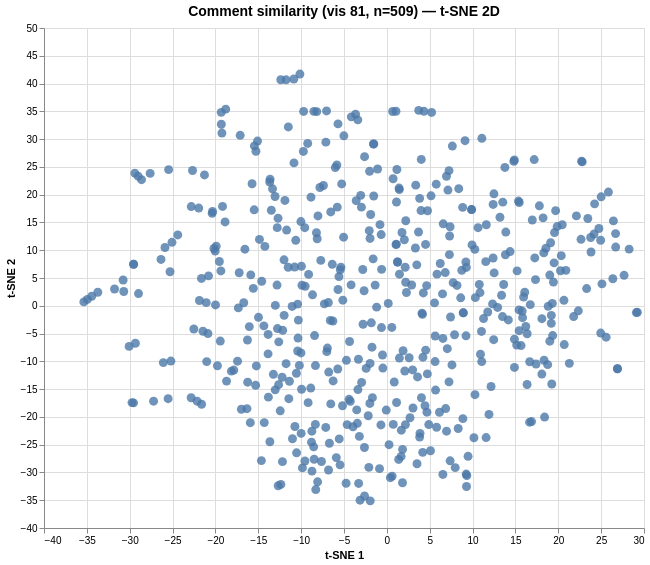

Write the Vega-Lite specification saved for this chart.
### Vega specification from a JSON file in a GitHub repository (floating-point values rounded to 4 significant figures; data arrays with more than 128 entries replaced by an {"elided": "..."} marker saying what was removed)
{"$schema": "https://vega.github.io/schema/vega/v6.json", "data": [{"name": "param_1e9efca18e7a2868_store"}, {"name": "source_0", "values": {"elided": "509 records"}}, {"name": "source_0_x_domain_dim_1", "values": [{"min": -35.35, "max": 29.23}]}, {"name": "source_0_y_domain_dim_2", "values": [{"min": -35.12, "max": 41.71}]}], "signals": [{"name": "unit", "value": {}, "on": [{"events": "pointermove", "update": "isTuple(group()) ? group() : unit"}]}, {"name": "param_1e9efca18e7a2868", "update": "vlSelectionResolve(\"param_1e9efca18e7a2868_store\", \"union\")"}, {"name": "param_1e9efca18e7a2868_dim_1", "on": [{"events": [{"source": "view", "type": "dblclick"}], "update": "null"}, {"events": {"signal": "param_1e9efca18e7a2868_translate_delta"}, "update": "panLinear(param_1e9efca18e7a2868_translate_anchor.extent_x, -param_1e9efca18e7a2868_translate_delta.x / width)"}, {"events": {"signal": "param_1e9efca18e7a2868_zoom_delta"}, "update": "zoomLinear(domain(\"x\"), param_1e9efca18e7a2868_zoom_anchor.x, param_1e9efca18e7a2868_zoom_delta)"}]}, {"name": "param_1e9efca18e7a2868_dim_2", "on": [{"events": [{"source": "view", "type": "dblclick"}], "update": "null"}, {"events": {"signal": "param_1e9efca18e7a2868_translate_delta"}, "update": "panLinear(param_1e9efca18e7a2868_translate_anchor.extent_y, param_1e9efca18e7a2868_translate_delta.y / height)"}, {"events": {"signal": "param_1e9efca18e7a2868_zoom_delta"}, "update": "zoomLinear(domain(\"y\"), param_1e9efca18e7a2868_zoom_anchor.y, param_1e9efca18e7a2868_zoom_delta)"}]}, {"name": "param_1e9efca18e7a2868_tuple", "on": [{"events": [{"signal": "param_1e9efca18e7a2868_dim_1 || param_1e9efca18e7a2868_dim_2"}], "update": "param_1e9efca18e7a2868_dim_1 && param_1e9efca18e7a2868_dim_2 ? {unit: \"\", fields: param_1e9efca18e7a2868_tuple_fields, values: [param_1e9efca18e7a2868_dim_1,param_1e9efca18e7a2868_dim_2]} : null"}]}, {"name": "param_1e9efca18e7a2868_tuple_fields", "value": [{"field": "dim_1", "channel": "x", "type": "R"}, {"field": "dim_2", "channel": "y", "type": "R"}]}, {"name": "param_1e9efca18e7a2868_translate_anchor", "value": {}, "on": [{"events": [{"source": "scope", "type": "pointerdown"}], "update": "{x: x(unit), y: y(unit), extent_x: domain(\"x\"), extent_y: domain(\"y\")}"}]}, {"name": "param_1e9efca18e7a2868_translate_delta", "value": {}, "on": [{"events": [{"source": "window", "between": [{"source": "scope", "type": "pointerdown"}, {"source": "window", "type": "pointerup"}], "type": "pointermove", "consume": true}], "update": "{x: param_1e9efca18e7a2868_translate_anchor.x - x(unit), y: param_1e9efca18e7a2868_translate_anchor.y - y(unit)}"}]}, {"name": "param_1e9efca18e7a2868_zoom_anchor", "on": [{"events": [{"source": "scope", "consume": true, "type": "wheel"}], "update": "{x: invert(\"x\", x(unit)), y: invert(\"y\", y(unit))}"}]}, {"name": "param_1e9efca18e7a2868_zoom_delta", "on": [{"events": [{"source": "scope", "type": "wheel", "consume": true}], "update": "pow(1.001, event.deltaY * pow(16, event.deltaMode))", "force": true}]}, {"name": "param_1e9efca18e7a2868_modify", "on": [{"events": {"signal": "param_1e9efca18e7a2868_tuple"}, "update": "modify(\"param_1e9efca18e7a2868_store\", param_1e9efca18e7a2868_tuple, true)"}]}], "marks": [{"type": "symbol", "name": "marks", "from": {"data": "source_0"}, "encode": {"update": {"x": {"field": "dim_1", "scale": "x"}, "y": {"field": "dim_2", "scale": "y"}, "tooltip": {"signal": "{\"Comment #\": format(datum[\"index\"], \"\"), \"Comment\": isValid(datum[\"comment\"]) ? datum[\"comment\"] : \"\"+datum[\"comment\"]}"}, "shape": {"value": "circle"}, "size": {"value": 80}, "opacity": {"value": 0.8}, "fill": {"value": "#4c78a8"}}}, "style": ["circle"], "interactive": true, "clip": true}], "scales": [{"name": "x", "type": "linear", "domain": [{"signal": "(data(\"source_0_x_domain_dim_1\")[0] || {}).min"}, {"signal": "(data(\"source_0_x_domain_dim_1\")[0] || {}).max"}], "range": [0, {"signal": "width"}], "nice": true, "domainRaw": {"signal": "param_1e9efca18e7a2868[\"dim_1\"]"}, "zero": true}, {"name": "y", "type": "linear", "domain": [{"signal": "(data(\"source_0_y_domain_dim_2\")[0] || {}).min"}, {"signal": "(data(\"source_0_y_domain_dim_2\")[0] || {}).max"}], "range": [{"signal": "height"}, 0], "domainRaw": {"signal": "param_1e9efca18e7a2868[\"dim_2\"]"}, "nice": true, "zero": true}], "axes": [{"scale": "x", "ticks": false, "aria": false, "zindex": 0, "minExtent": 0, "tickCount": {"signal": "ceil(width/40)"}, "domain": false, "grid": true, "orient": "bottom", "labels": false, "gridScale": "y", "maxExtent": 0}, {"scale": "y", "gridScale": "x", "minExtent": 0, "aria": false, "ticks": false, "maxExtent": 0, "grid": true, "domain": false, "tickCount": {"signal": "ceil(height/40)"}, "zindex": 0, "labels": false, "orient": "left"}, {"scale": "x", "orient": "bottom", "labelFlush": true, "title": "t-SNE 1", "labelOverlap": true, "tickCount": {"signal": "ceil(width/40)"}, "zindex": 0, "grid": false}, {"scale": "y", "orient": "left", "tickCount": {"signal": "ceil(height/40)"}, "grid": false, "title": "t-SNE 2", "labelOverlap": true, "zindex": 0}], "title": {"text": "Comment similarity (vis 81, n=509) — t-SNE 2D", "fontSize": 14, "frame": "group"}, "height": 500, "padding": 5, "background": "white", "style": "cell", "width": 600}
